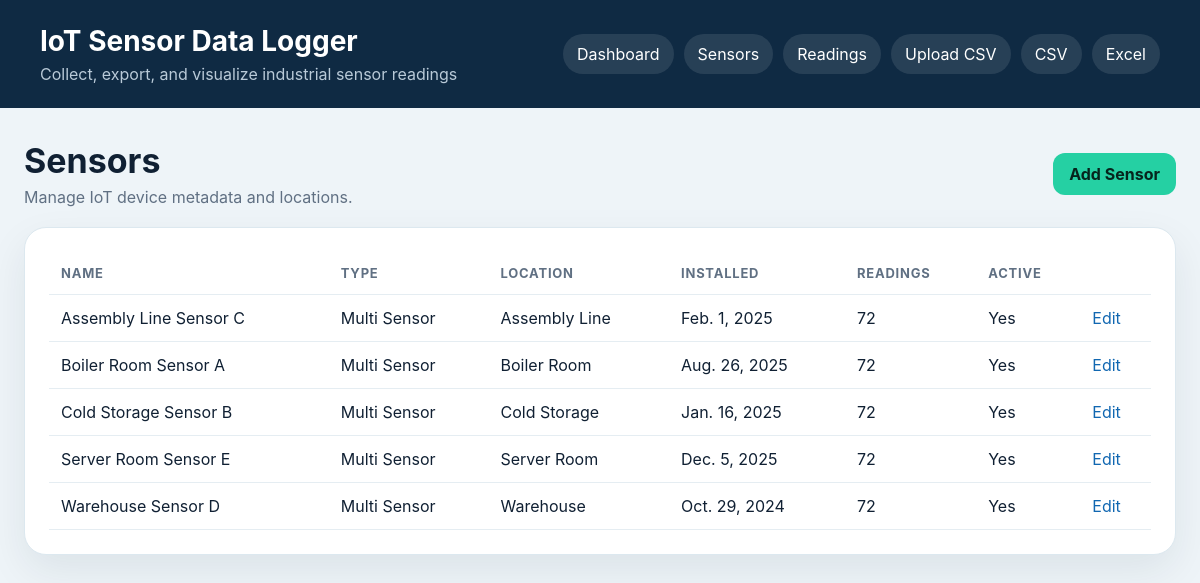
/sensors/, run on the app's committed database.
### sensors/models.py (models this page shows, shortened)
class Sensor(models.Model):
    SENSOR_TYPES = [
        ('temperature', 'Temperature'),
        ('humidity', 'Humidity'),
        ('pressure', 'Pressure'),
        ('multi', 'Multi Sensor'),
    ]
    name = models.CharField(max_length=120, unique=True)
    sensor_type = models.CharField(max_length=30, choices=SENSOR_TYPES, default='multi')
    location = models.CharField(max_length=160)
    installation_date = models.DateField()
    is_active = models.BooleanField(default=True)
    class Meta:
        ordering = ['name']

### sensors/views.py (the view)
# urls.py: path('sensors/', views.sensor_list, name='sensor_list'),
def sensor_list(request):
    return render(request, 'sensors/sensor_list.html', {'sensors': Sensor.objects.annotate(reading_count=Count('readings'))})

### templates/sensors/sensor_list.html
{% extends 'base.html' %}
{% block content %}
<div class="page-title"><div><h2>Sensors</h2><p>Manage IoT device metadata and locations.</p></div><a class="button primary" href="{% url 'sensors:sensor_create' %}">Add Sensor</a></div>
<section class="panel"><div class="table-wrap"><table><thead><tr><th>Name</th><th>Type</th><th>Location</th><th>Installed</th><th>Readings</th><th>Active</th><th></th></tr></thead><tbody>{% for sensor in sensors %}<tr><td>{{ sensor.name }}</td><td>{{ sensor.get_sensor_type_display }}</td><td>{{ sensor.location }}</td><td>{{ sensor.installation_date }}</td><td>{{ sensor.reading_count }}</td><td>{{ sensor.is_active|yesno:'Yes,No' }}</td><td><a href="{% url 'sensors:sensor_update' sensor.pk %}">Edit</a></td></tr>{% empty %}<tr><td colspan="7">No sensors found.</td></tr>{% endfor %}</tbody></table></div></section>
{% endblock %}

### templates/base.html (shortened to what this page needs)
{% load static %}
<!doctype html>
<html lang="en">
<head>
    <link rel="stylesheet" href="{% static 'css/styles.css' %}">
</head>
<body>
<header class="topbar">
    <div><h1>IoT Sensor Data Logger</h1><p>Collect, export, and visualize industrial sensor readings</p></div>
    <nav>
        <a href="{% url 'sensors:dashboard' %}">Dashboard</a>
        <a href="{% url 'sensors:sensor_list' %}">Sensors</a>
        <a href="{% url 'sensors:reading_list' %}">Readings</a>
        <a href="{% url 'sensors:upload_csv' %}">Upload CSV</a>
        <a href="{% url 'sensors:export_csv' %}">CSV</a>
        <a href="{% url 'sensors:export_excel' %}">Excel</a>
    </nav>
</header>
<main class="container">
    {% block content %}{% endblock %}
</main>
</body>
</html>

### static/css/styles.css (style rules this page uses)
* { box-sizing:border-box }
body { margin:0;font-family:Inter,Arial,sans-serif;background:#eef4f8;color:#102033 }
a { color:#1167b1;text-decoration:none }
.topbar { background:#0f2a43;color:white;padding:24px 40px;display:flex;align-items:center;justify-content:space-between;gap:24px }
.topbar h1 { margin:0;font-size:28px }
.topbar p { margin:6px 0 0;color:#b9cad8 }
.topbar nav { display:flex;flex-wrap:wrap;gap:10px;justify-content:flex-end }
.topbar nav a { color:white;background:rgba(255,255,255,.1);padding:10px 14px;border-radius:999px }
.container { max-width:1240px;margin:0 auto;padding:32px 24px 60px }
.button { display:inline-flex;align-items:center;justify-content:center;border:0;border-radius:12px;background:#dbe7ef;color:#102033;padding:11px 16px;font-weight:700;cursor:pointer }
.button.primary { background:#25d0a3;color:#06251d }
.stat-card,.panel,.form-card { background:white;border-radius:22px;padding:24px;box-shadow:0 16px 40px rgba(16,32,51,.08);border:1px solid #dce8ef }
.table-wrap { overflow-x:auto }
table { width:100%;border-collapse:collapse }
th,td { text-align:left;padding:13px 12px;border-bottom:1px solid #e5edf2;white-space:nowrap }
th { color:#607083;font-size:13px;text-transform:uppercase;letter-spacing:.06em }
.page-title { display:flex;align-items:center;justify-content:space-between;gap:18px;margin-bottom:20px }
.page-title h2 { margin:0 0 6px;font-size:34px }
.page-title p { margin:0;color:#607083 }

### data on the page
Sensor: name "Assembly Line Sensor C", sensor_type "Multi Sensor", location "Assembly Line", installation_date "Feb. 1, 2025", reading_count "72", is_active "Yes"
Sensor: name "Boiler Room Sensor A", sensor_type "Multi Sensor", location "Boiler Room", installation_date "Aug. 26, 2025", reading_count "72", is_active "Yes"
Sensor: name "Cold Storage Sensor B", sensor_type "Multi Sensor", location "Cold Storage", installation_date "Jan. 16, 2025", reading_count "72", is_active "Yes"
Sensor: name "Server Room Sensor E", sensor_type "Multi Sensor", location "Server Room", installation_date "Dec. 5, 2025", reading_count "72", is_active "Yes"
Sensor: name "Warehouse Sensor D", sensor_type "Multi Sensor", location "Warehouse", installation_date "Oct. 29, 2024", reading_count "72", is_active "Yes"
